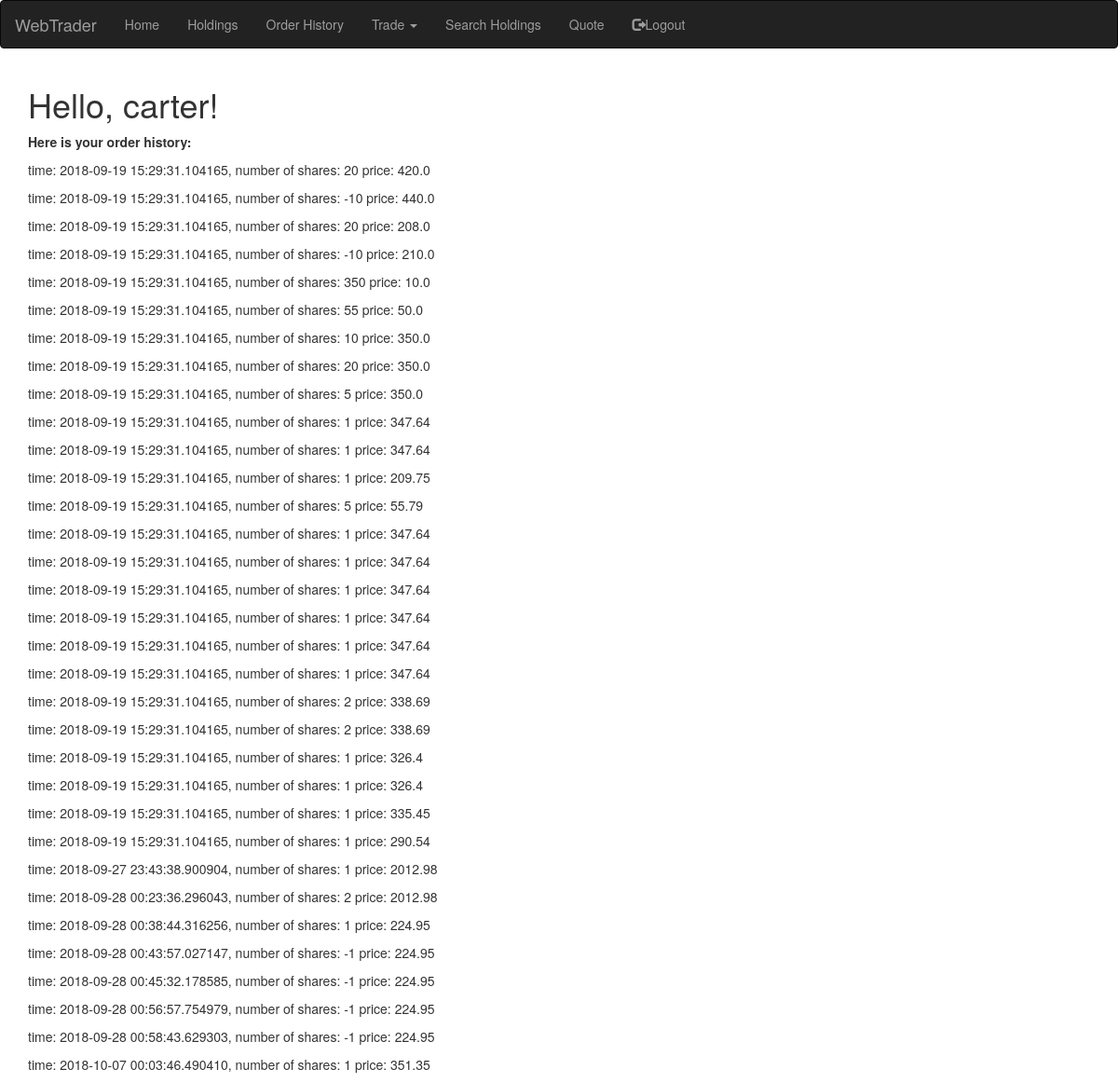
Before: /orderhistory (signed in) with the older database file.
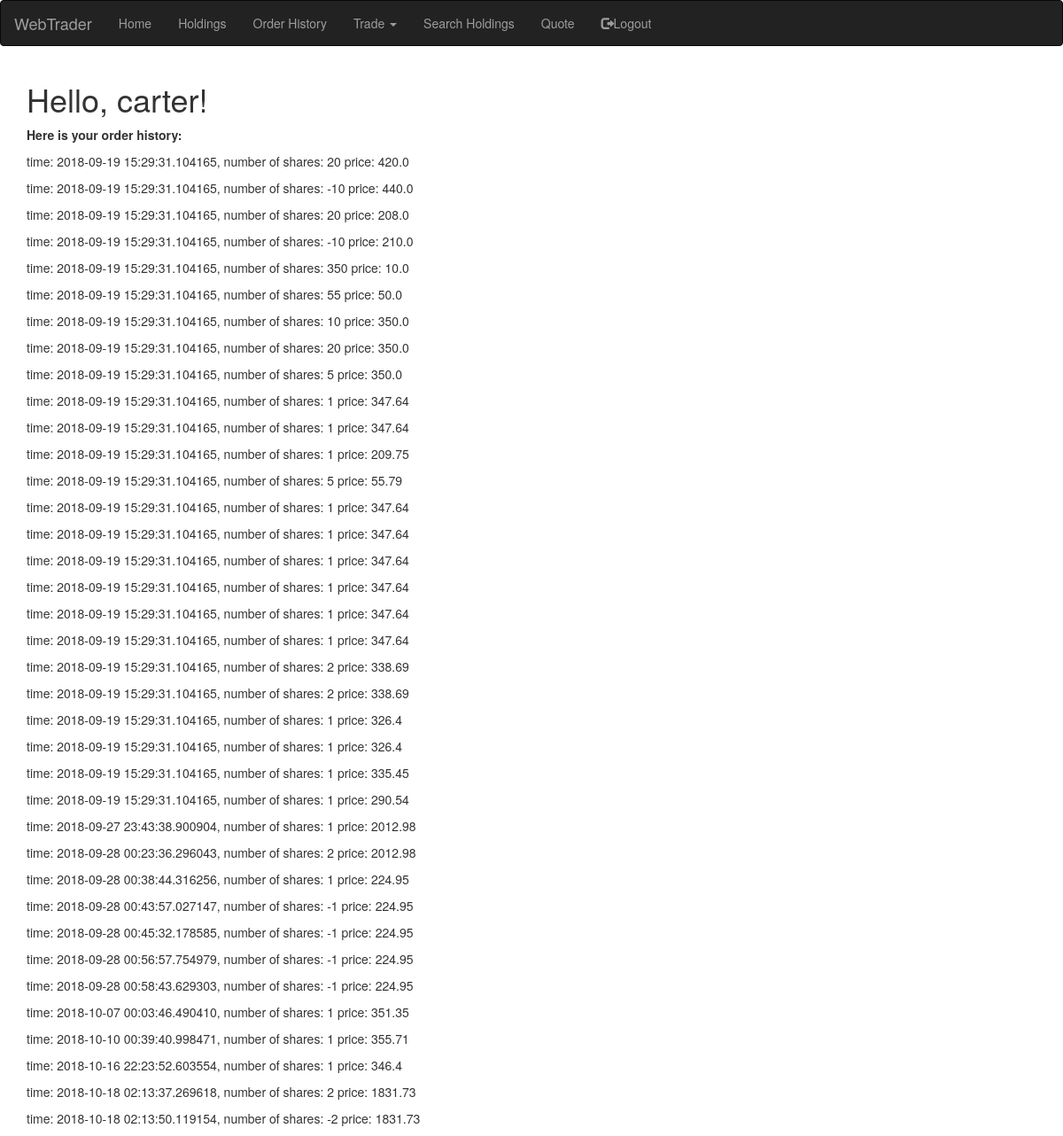
After: the same page with the newer database file.
### app/models.py (models this page shows, shortened)
class orders(db.Model):
    id = db.Column(db.Integer, primary_key=True)
    ticker_symbol=db.Column(db.String(20))
    last_price=db.Column(db.Float)
    trade_volume=db.Column(db.Integer)
    timestamp=db.Column(db.DateTime, index=True, default=datetime.utcnow)
    account_pk=db.Column(db.Integer, db.ForeignKey('accounts.id'))

### app/routes.py (the view)
@app.route('/orderhistory', methods=['GET'])
@login_required
def orderhistory():
    return render_template("orderhistory.html", title='Order History', orderhistory=get_orders(current_user))

### app/models.py (called while the page is built)
@login.user_loader
def load_user(id):
    return accounts.query.get(int(id))

### app/routes.py (called while the page is built)
def get_orders(current_user):
    currentuser = accounts.query.filter_by(username=current_user.username).first()
    account_pk=currentuser.id
    ordershistory=orders.query.filter_by(account_pk=account_pk).all()
    return ordershistory

### app/templates/orderhistory.html
{% extends "base.html" %}
{% import 'bootstrap/wtf.html' as wtf %}
{% block app_content %}
    <h1>Hello, {{ current_user.username }}!</h1>
    <div><p><b>Here is your order history:</b></p></div>
    {% for orders in orderhistory %}
    <div><p>time: {{ orders.timestamp }}, number of shares: {{ orders.trade_volume }} price: {{ orders.last_price }}</p></div>
    {% endfor %}
{% endblock %}

Changed rows visible on the page:
added orders: timestamp "2018-10-10 00:39:40.998471", trade_volume "1", last_price "355.71"
added orders: timestamp "2018-10-16 22:23:52.603554", trade_volume "1", last_price "346.4"
added orders: timestamp "2018-10-18 02:13:37.269618", trade_volume "2", last_price "1831.73"
added orders: timestamp "2018-10-18 02:13:50.119154", trade_volume "-2", last_price "1831.73"
